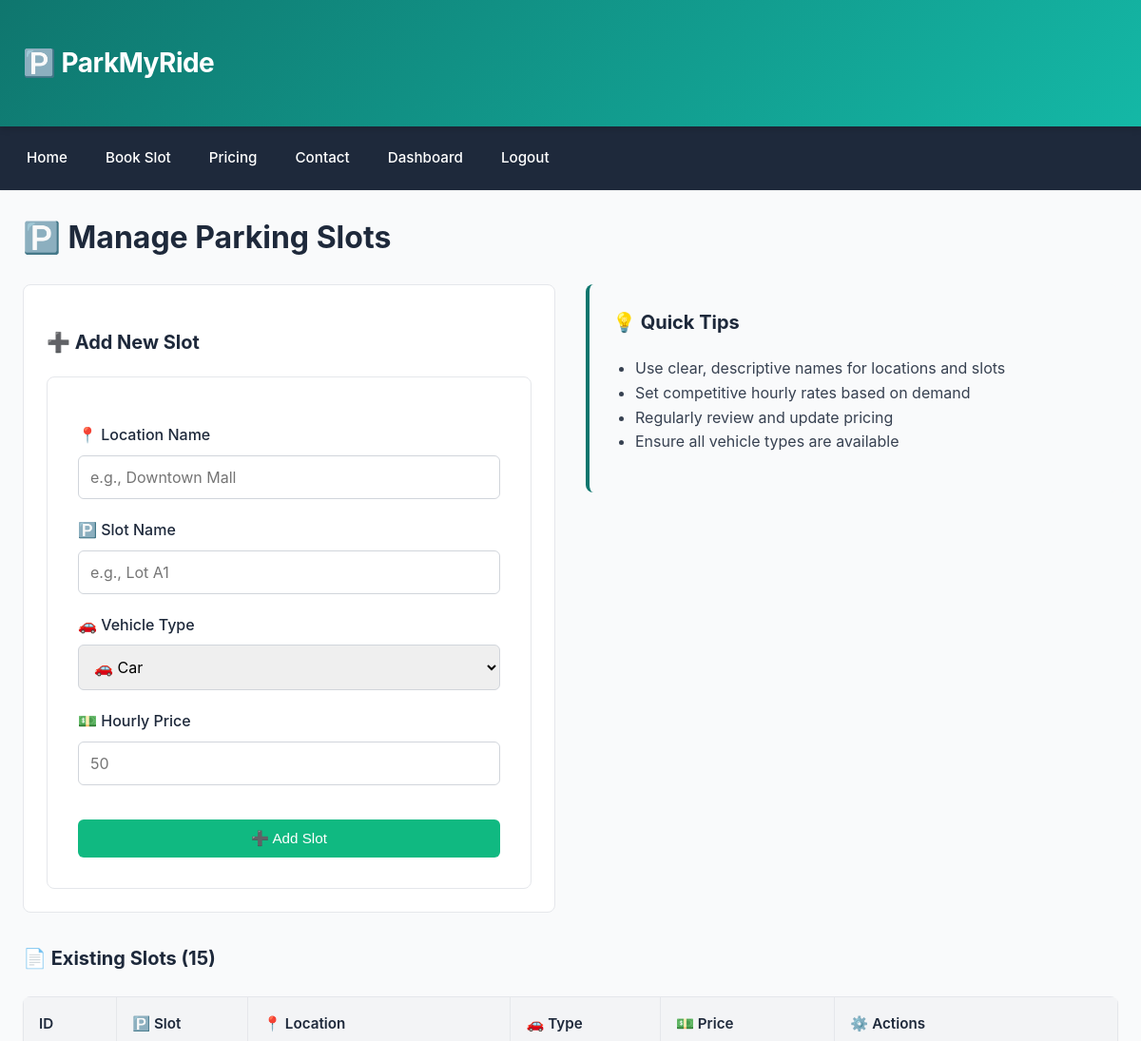
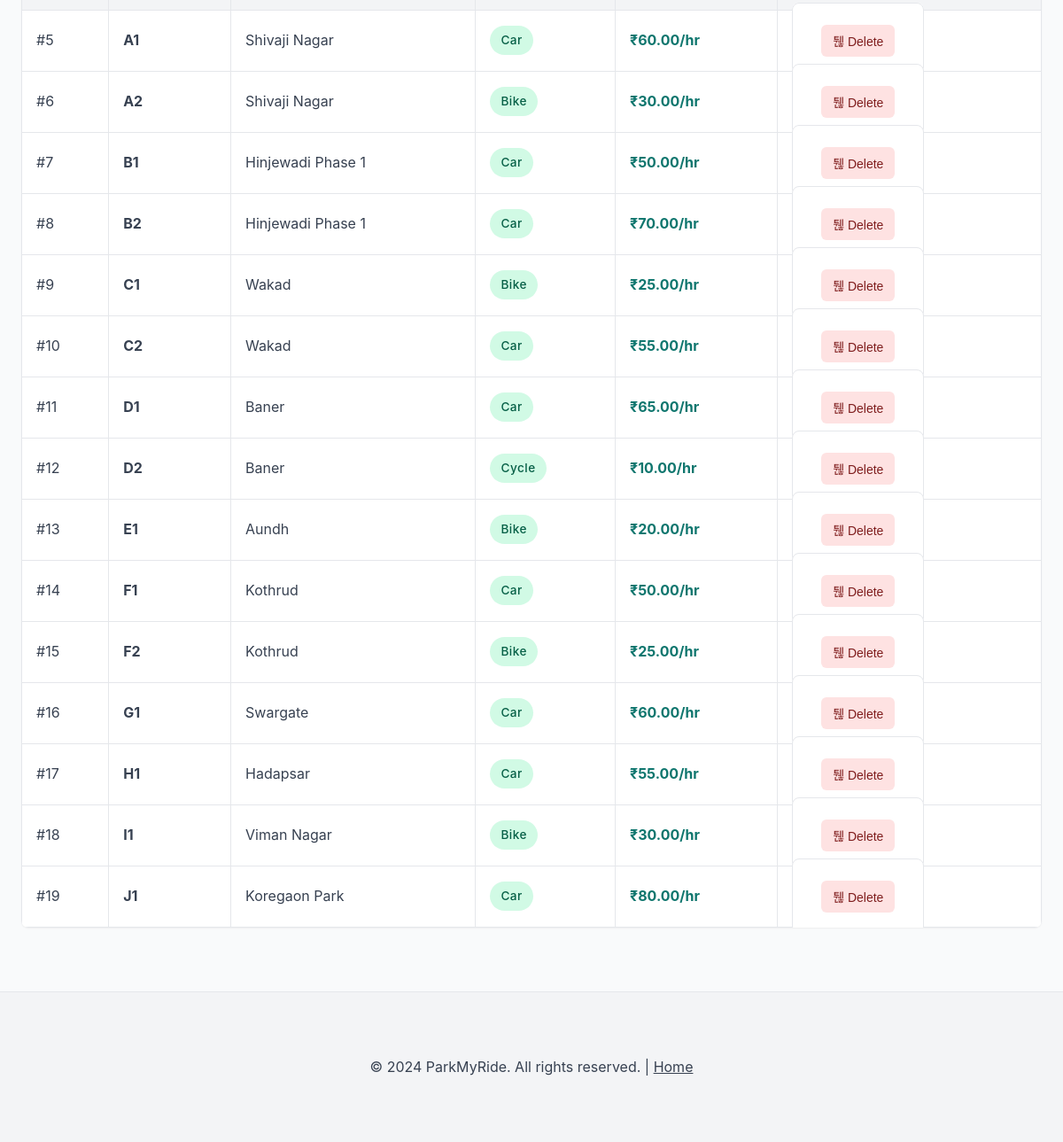
Screenshot of /manage-slots/ (signed in) with the database file from the repository (2 pictures, top to bottom).
### parking/models.py (models this page shows, shortened)
class ParkingSlot(models.Model):
    slot_name = models.CharField(max_length=100)
    location = models.ForeignKey(Location, on_delete=models.CASCADE)
    vehicle_type = models.CharField(max_length=10, choices=VEHICLE_CHOICES)
    hourly_price = models.DecimalField(max_digits=6, decimal_places=2)
    is_available = models.BooleanField(default=True)
    description = models.CharField(max_length=255, blank=True)

class Location(models.Model):
    name = models.CharField(max_length=200)
    address = models.TextField()

### parking/views.py (the view, shortened to what this page needs)
# urls.py: path('manage-slots/', views.manage_slots, name='manage-slots'),
@login_required
def manage_slots(request):
    locations = Location.objects.all()
    slots = ParkingSlot.objects.select_related('location').all()
    return render(request, 'manage_slots.html', {'slots': slots, 'locations': locations})

### parking/templatetags/currency.py (called while the page is built)
@register.filter
def inr(value):
    try:
        amount = float(value)
        s = f"{amount:,.2f}"
        return f"₹{s}"
    except Exception:
        try:
            return f"₹{float(value):.2f}"
        except Exception:
            return value

### templates/manage_slots.html (shortened to what this page needs)
{% extends 'base.html' %}
{% block content %}
<h2>🅿️ Manage Parking Slots</h2>
<div style="display: grid; grid-template-columns: 1fr 1fr; gap: 2rem; margin-bottom: 2rem; max-width: 1200px;">
  <div>
    <div style="background: #fff; padding: 1.5rem; border-radius: 8px; border: 1px solid var(--gray-200);">
      <h3>➕ Add New Slot</h3>
      <form method="post" action="">
        <label for="location_name">📍 Location Name</label>
        <input type="text" id="location_name" name="location_name" required placeholder="e.g., Downtown Mall">
        <label for="slot_name">🅿️ Slot Name</label>
        <input type="text" id="slot_name" name="slot_name" required placeholder="e.g., Lot A1">
        <label for="vehicle_type">🚗 Vehicle Type</label>
        <select id="vehicle_type" name="vehicle_type">
          <option value="Car">🚗 Car</option>
        </select>
        <label for="hourly_price">💵 Hourly Price</label>
        <input type="number" id="hourly_price" name="hourly_price" step="0.01" required placeholder="50">
        <div class="form-actions">
          <button class="btn green" type="submit" style="width: 100%;">➕ Add Slot</button>
        </div>
      </form>
    </div>
  </div>
  <div>
    <div style="background: var(--gray-50); padding: 1.5rem; border-radius: 8px; border-left: 4px solid var(--teal);">
      <h3 style="margin-top: 0;">💡 Quick Tips</h3>
      <ul style="margin: 1rem 0; padding-left: 1.5rem; color: var(--gray-700);">
        <li>Use clear, descriptive names for locations and slots</li>
        <li>Set competitive hourly rates based on demand</li>
        <li>Regularly review and update pricing</li>
        <li>Ensure all vehicle types are available</li>
      </ul>
    </div>
  </div>
</div>
<h3 style="margin-top: 2rem; margin-bottom: 1rem;">📄 Existing Slots ({{ slots|length }})</h3>
{% if slots %}
<div class="table-responsive">
  <table class="table">
    <thead>
      <tr>
        <th>ID</th>
        <th>🅿️ Slot</th>
        <th>📍 Location</th>
        <th>🚗 Type</th>
        <th>💵 Price</th>
        <th>⚙️ Actions</th>
      </tr>
    </thead>
    <tbody>
      {% for s in slots %}
      <tr>
        <td>#{{ s.id }}</td>
        <td><strong>{{ s.slot_name }}</strong></td>
        <td>{{ s.location.name }}</td>
        <td><span class="badge available">{{ s.vehicle_type }}</span></td>
        <td><strong style="color: var(--teal);">{{ s.hourly_price|inr }}/hr</strong></td>
        <td>
          <form method="post" style="display:inline">
            <button class="btn small" type="submit" style="background: #fee2e2; color: #7f1d1d;" onclick="return confirm('Are you sure you want to delete this slot?');">퉪 Delete</button>
          </form>
        </td>
      </tr>
      {% endfor %}
    </tbody>
  </table>
</div>
{% else %}
<div style="text-align: center; padding: 2rem; background: #fff; border-radius: 8px; border: 1px solid var(--gray-200);">
  <p style="color: var(--gray-700);">No slots found. Add your first parking slot using the form above.</p>
</div>
{% endif %}
{% endblock %}

### static/css/global.css (style rules this page uses)
:root { --teal: #0f766e; --teal-light: #14b8a6; --dark: #1e293b; --gray-50: #f9fafb; --gray-100: #f3f4f6; --gray-200: #e5e7eb; --gray-300: #d1d5db; --gray-700: #374151; --green: #10b981; --green-dark: #059669; --red: #ef4444; --amber: #f59e0b; --shadow-sm: 0 1px 2px rgba(0, 0, 0, 0.05); --shadow-md: 0 4px 6px rgba(0, 0, 0, 0.1); --shadow-lg: 0 10px 15px rgba(0, 0, 0, 0.1); --transition: all 0.3s ease; }
* { box-sizing: border-box; }
html { scroll-behavior: smooth; }
body { font-family: -apple-system, BlinkMacSystemFont, 'Segoe UI', Roboto, 'Helvetica Neue', Arial, sans-serif; margin: 0; color: var(--dark); background: var(--gray-50); line-height: 1.6; }
.btn { display: inline-block; padding: 0.7rem 1.25rem; border-radius: 6px; background: var(--gray-200); color: var(--dark); text-decoration: none; border: none; cursor: pointer; transition: var(--transition); font-weight: 500; font-size: 0.95rem; text-align: center; }
.btn.green { background: var(--green); color: #fff; }
.btn.small { padding: 0.5rem 0.8rem; font-size: 0.875rem; }
.badge { display: inline-block; padding: 0.35rem 0.75rem; border-radius: 20px; font-size: 0.85rem; font-weight: 500; letter-spacing: 0.5px; }
.badge.available { background: #d1fae5; color: #065f46; }
form { background: #fff; padding: 2rem; border-radius: 8px; border: 1px solid var(--gray-200); max-width: 600px; }
label { display: block; margin-top: 1rem; margin-bottom: 0.5rem; font-weight: 500; color: var(--dark); }
input, select, textarea { width: 100%; padding: 0.75rem; border: 1px solid var(--gray-300); border-radius: 6px; font-family: inherit; font-size: 1rem; transition: var(--transition); margin-bottom: 0.25rem; }
.form-actions { margin-top: 2rem; display: flex; gap: 1rem; flex-wrap: wrap; }
.table { width: 100%; border-collapse: collapse; margin-top: 1.5rem; background: #fff; border-radius: 8px; overflow: hidden; box-shadow: var(--shadow-sm); }
.table th { background: var(--gray-100); padding: 1rem; border: 1px solid var(--gray-200); text-align: left; font-weight: 600; color: var(--dark); font-size: 0.95rem; }
.table td { padding: 1rem; border: 1px solid var(--gray-200); color: var(--gray-700); }
.table tbody tr { transition: var(--transition); }
h2 { margin: 0 0 1.5rem 0; font-size: 2rem; font-weight: 700; color: var(--dark); }
h3 { font-size: 1.25rem; }

### rows the page displays
ParkingSlot: id "5", slot_name "A1", location.name "Shivaji Nagar", vehicle_type "Car", hourly_price|inr "₹60.00"
ParkingSlot: id "6", slot_name "A2", location.name "Shivaji Nagar", vehicle_type "Bike", hourly_price|inr "₹30.00"
ParkingSlot: id "7", slot_name "B1", location.name "Hinjewadi Phase 1", vehicle_type "Car", hourly_price|inr "₹50.00"
ParkingSlot: id "8", slot_name "B2", location.name "Hinjewadi Phase 1", vehicle_type "Car", hourly_price|inr "₹70.00"
ParkingSlot: id "9", slot_name "C1", location.name "Wakad", vehicle_type "Bike", hourly_price|inr "₹25.00"
ParkingSlot: id "10", slot_name "C2", location.name "Wakad", vehicle_type "Car", hourly_price|inr "₹55.00"
ParkingSlot: id "11", slot_name "D1", location.name "Baner", vehicle_type "Car", hourly_price|inr "₹65.00"
ParkingSlot: id "12", slot_name "D2", location.name "Baner", vehicle_type "Cycle", hourly_price|inr "₹10.00"
ParkingSlot: id "13", slot_name "E1", location.name "Aundh", vehicle_type "Bike", hourly_price|inr "₹20.00"
ParkingSlot: id "14", slot_name "F1", location.name "Kothrud", vehicle_type "Car", hourly_price|inr "₹50.00"
ParkingSlot: id "15", slot_name "F2", location.name "Kothrud", vehicle_type "Bike", hourly_price|inr "₹25.00"
ParkingSlot: id "16", slot_name "G1", location.name "Swargate", vehicle_type "Car", hourly_price|inr "₹60.00"
ParkingSlot: id "17", slot_name "H1", location.name "Hadapsar", vehicle_type "Car", hourly_price|inr "₹55.00"
ParkingSlot: id "18", slot_name "I1", location.name "Viman Nagar", vehicle_type "Bike", hourly_price|inr "₹30.00"
ParkingSlot: id "19", slot_name "J1", location.name "Koregaon Park", vehicle_type "Car", hourly_price|inr "₹80.00"

### other values shown
{{ slots|length }} "15"
